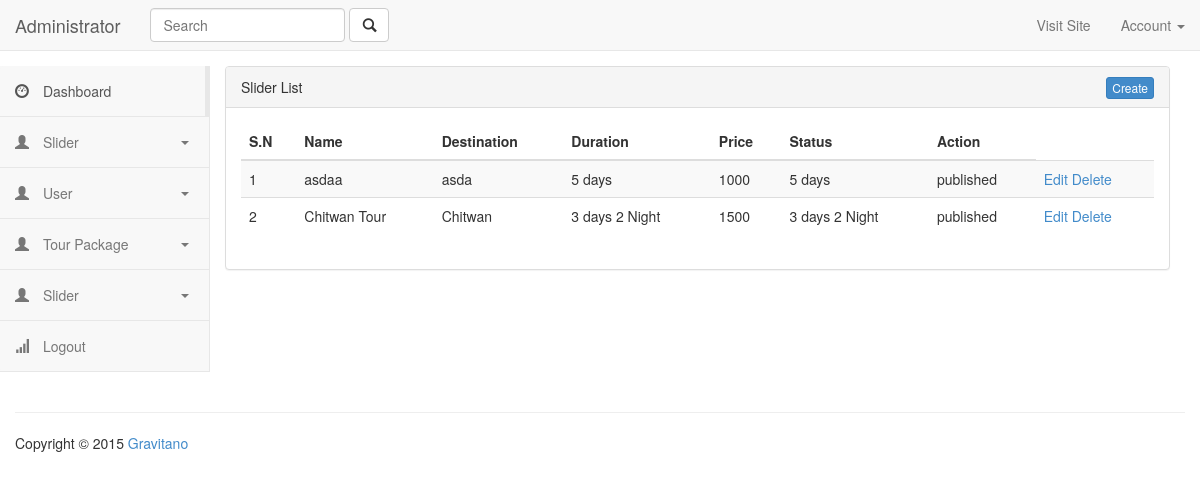
The app's page /admin/Packages/index.php with its own data.
### tables this page shows
CREATE TABLE IF NOT EXISTS `packages` (
  `Id` int(11) NOT NULL AUTO_INCREMENT,
  `Name` varchar(250) NOT NULL,
  `Destination` varchar(250) NOT NULL,
  `Duration` varchar(250) NOT NULL,
  `Price` decimal(10,0) NOT NULL,
  `Type` int(11) DEFAULT NULL,
  `Description` longtext NOT NULL,
  `images` varchar(250) NOT NULL,
  `Status` tinyint(1) NOT NULL,
  `CreatedBy` int(11) NOT NULL,
  `CreatedAt` datetime NOT NULL,
  `ModifiedBy` int(11) DEFAULT NULL,
  `ModifiedAt` datetime DEFAULT NULL,
  PRIMARY KEY (`Id`)
);

### helper.php (called while the page is built, shortened)
<?php
function Status($status)
{
    $data = "draft";
    if ($status == 1) {
        $data = "published";
    }
    return $data;
}

### admin/Packages/index.php (the view, shortened to what this page needs)
<?php
require_once "../header.php";
require_once "../../helper.php";
include_once "../sidebar.php";
?>
<div class="col-md-10 content">
    <div class="panel panel-default">
        <div class="panel-heading">
            Slider List
            <a href="<?=URL . "admin/Packages/create.php"?>" class="pull-right btn btn-primary btn-xs">Create</a>
        </div>
        <div class="panel-body">
            <table class="table table-striped">
                <thead>
                    <tr>
                        <th>S.N</th>
                        <th>Name</th>
                        <th>Destination</th>
                        <th>Duration</th>
                        <th>Price</th>
                        <th>Status</th>
                        <th>Action</th>
                    </tr>
                </thead>
                <tbody>
                    <?php
$query = "SELECT * FROM `packages`";
$execute = mysqli_query($con, $query);
$data = mysqli_fetch_all($execute, MYSQLI_ASSOC);
$count = 1;
if ($data != null) {
    foreach ($data as $item) {
        ?>
                    <tr>
                        <td><?=$count++?></td>
                        <td><?=$item["Name"]?></td>
                        <td><?=$item["Destination"]?></td>
                        <td><?=$item["Duration"]?></td>
                        <td><?=$item["Price"]?></td>
                        <td><?=$item["Duration"]?></td>
                        <td><?=Status($item["Status"])?></td>
                        <td>
                            <a href="<?=URL . "admin/packages/Edit.php?id=" . $item["Id"]?>">Edit</a>
                            <a href="<?=URL . "admin/packages/delete.php?id=" . $item["Id"]?>">Delete</a>
                        </td>
                    </tr>
                    <?php
}
}
?>
                </tbody>
            </table>
        </div>
    </div>
</div>
<?php require_once "../footer.php";
?>

### records on screen
packages: Name "asdaa", Destination "asda", Duration "5 days", Price "1000", Status "published"
packages: Name "Chitwan Tour", Destination "Chitwan", Duration "3 days 2 Night", Price "1500", Status "published"
